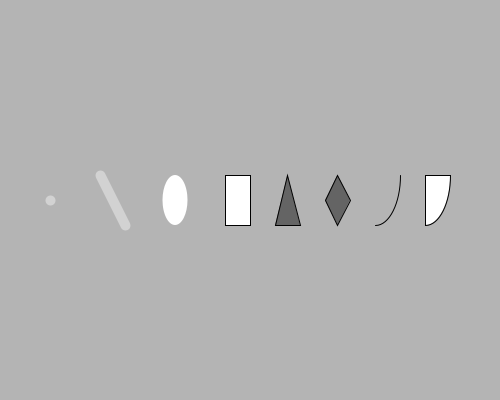
Frame 1 (no input)
Frame 60 (the mouse pressed at the canvas centre just before this capture): identical to frame 1, image omitted
Frame 120 (the mouse held since frame 60 and released just before this capture): identical to frame 1, image omitted

The Processing sketch that drew this single still picture (run headless with seeded random() and noise(); from frame 60 on, the mouse is pressed at the canvas centre):

// Processing sketch: Attributes_03
// ── Attributes_03.pde
// 03. Attributes
// Sam Sheffield (hello@samsheffield.com)
// Changing the appearance of drawn shapes

void setup(){ 
	size(500, 400);
}

void draw(){
	background(180);

	// IMPORTANT: Remember, this code is run in order. To change the appearance of a shape, you need to set the property BEFORE the shape function is used.

	// Stroke refers to the outline. By default, it is black.
	stroke(210); // 210 refers to the color on a grayscale (black:0 -> white:255)

	// The strokeWeight changes the thickness of the stroke. There are additional ways to change stroke in the reference.
	strokeWeight(10); // Stroke is now 10px thick
	point(50, 200);

	// The appearance of shapes will stay the same until we explicitly change them to something else.
	line(100, 175, 125, 225);

	// noStroke() is used to draw shapes without an outline
	noStroke();
	ellipse(175, 200, 25, 50);

	// Change everything after this point back to default stroke weight (1px). Also change color.
	stroke(0);
	strokeWeight(1);
	rect(225, 175, 25, 50);

	// Fill refers to the main color.
	fill(100);
	triangle(275, 225, 287.5, 175, 300, 225);

	// Fill changes also carry over.
	// noSmooth() is used to turn off smoothing. Shapes are smoothed by default.
	noSmooth();
	quad(325, 200, 337.5, 175, 350, 200, 337.5, 225);

	// noFill() allows you to draw hollow objects
	noFill();
	arc(375, 175, 50, 100, 0, HALF_PI);

	// Turn fill back on and set it to white. Turn smoothing back on.
	smooth();
	fill(255);
	arc(425, 175, 50, 100, 0, HALF_PI, PIE);

	// Warning: The appearance properties will carry over when the draw() loop begins again. So, in this case, the white fill and black stroke.

}
